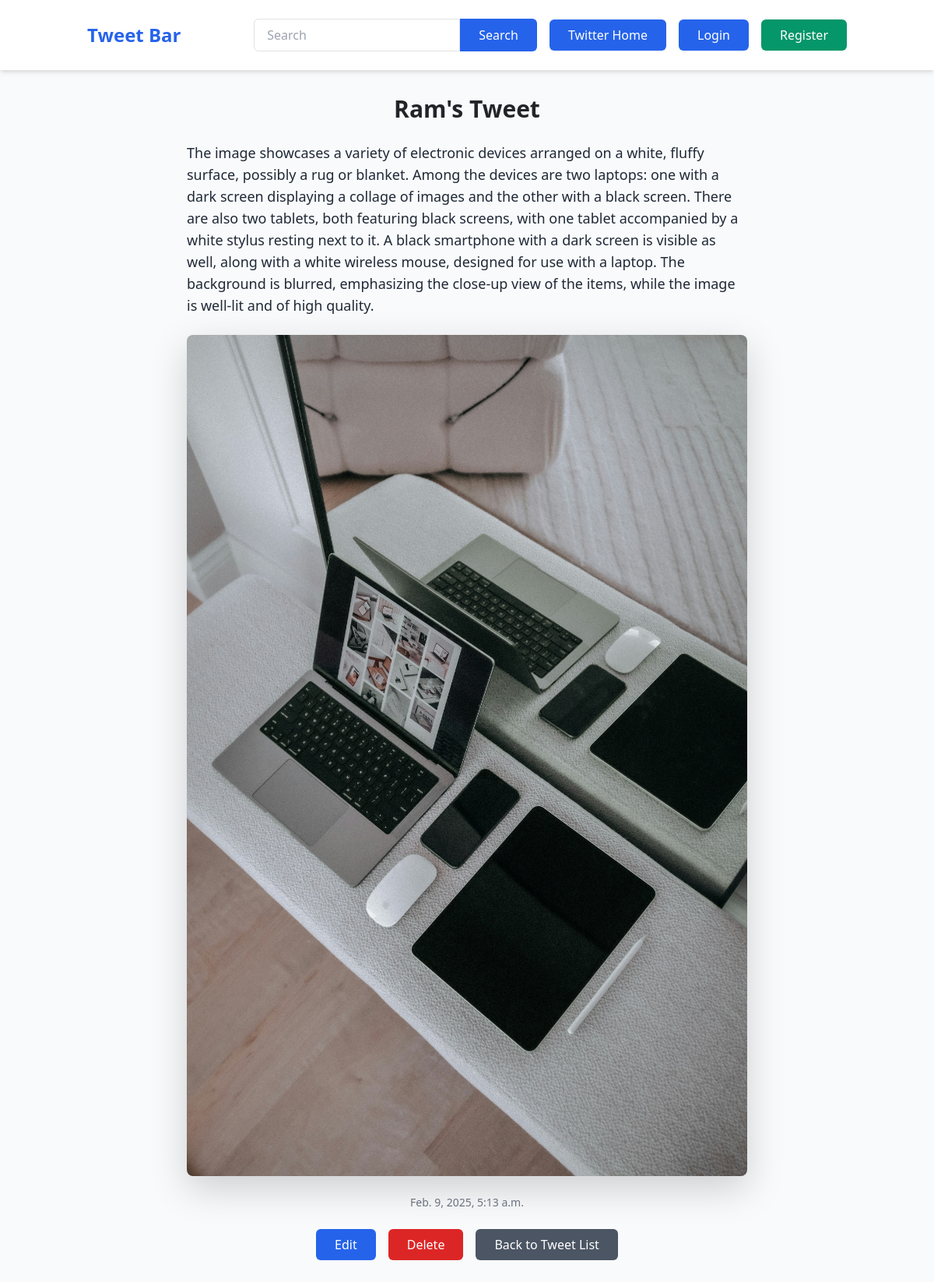
/tweet/10/, run on the app's committed database.
### tweet/models.py (models this page shows, shortened)
class Tweet(models.Model):
    user = models.ForeignKey(User, on_delete=models.CASCADE)
    text = models.TextField()
    photo = models.ImageField(upload_to='photos/')
    created_at = models.DateTimeField(auto_now_add=True)
    updated_at = models.DateTimeField(auto_now=True)

### tweet/views.py (the view)
# urls.py: path('tweet/<int:pk>/', views.tweet_detail, name="tweet_detail"),
def tweet_detail(request, pk):
    tweet = Tweet.objects.get(pk=pk)
    return render(request, 'tweets/tweet_detail.html', {'tweet': tweet})

### tweet/templates/tweets/tweet_detail.html (shortened to what this page needs)
{% extends 'layout.html' %}
{% block content %}
<div class="my-8 max-w-3xl mx-auto px-4">
    <h1 class="text-3xl font-semibold text-center mb-4">{{ tweet.user.username }}'s Tweet</h1>
    <p class="mt-4 text-lg text-gray-800">{{ tweet.text }}</p>
    {% if tweet.photo %}
    <div class="mt-6">
        <img src="{{ tweet.photo.url }}" alt="Tweet Photo" class="w-full rounded-lg shadow-lg">
    </div>
    {% endif %}
    <p class="text-gray-500 text-sm mt-4 text-center">{{ tweet.created_at }}</p>
    <div class="mt-6 flex justify-center space-x-4">
        <a href="{% url 'tweet_edit' tweet.pk %}" class="bg-blue-600 text-white py-2 px-4 rounded-md hover:bg-blue-700">Edit</a>
        <a href="{% url 'tweet_delete' tweet.pk %}" class="bg-red-600 text-white py-2 px-4 rounded-md hover:bg-red-700">Delete</a>
        <a href="{% url 'tweet_list' %}" class="bg-gray-600 text-white py-2 px-4 rounded-md hover:bg-gray-700">Back to Tweet List</a>
    </div>
</div>
{% endblock %}

### data on the page
Tweet: user.username "Ram", text "The image showcases a variety of electronic devices arranged on a white, fluffy surface, possibly a rug or blanket. Among the devices are two laptops: one with a dark screen displaying a collage of images and the other with a black screen. There are also two tablets, both featuring black screens, with one tablet accompanied by a white stylus resting next to it. A black smartphone with a dark screen is visible as well, along with a white wireless mouse, designed for use with a laptop. The background is blurred, emphasizing the close-up view of the items, while the image is well-lit and of high quality.", photo (picture), created_at "Feb. 9, 2025, 5:13 a.m."
